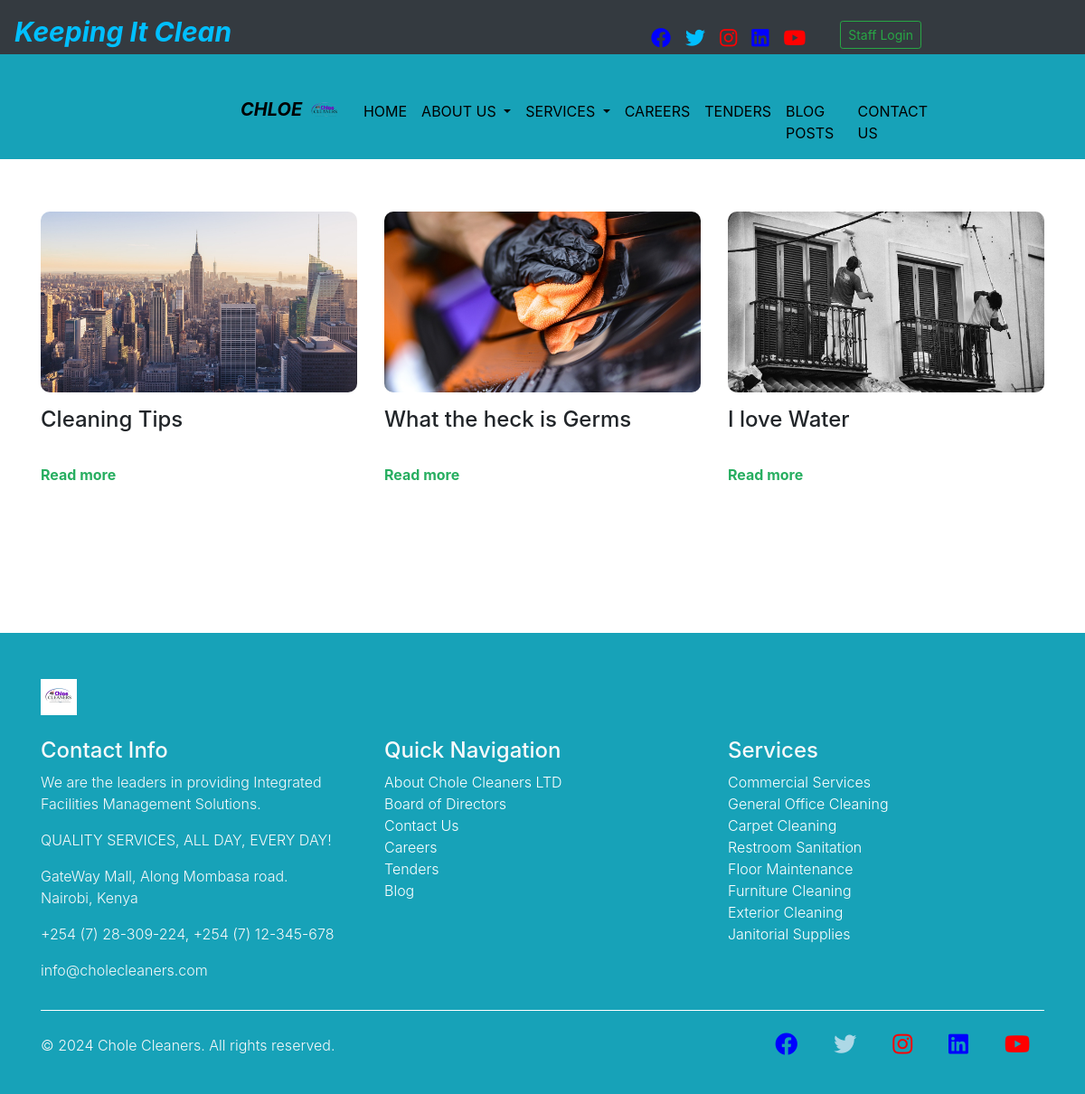
The app's page /blogs/ with its own data.
### chole_cleaners/models.py (models this page shows, shortened)
class Blog(models.Model):
    title = models.CharField(max_length=200)
    content = models.TextField()
    photo = models.ImageField(upload_to='media/', blank=True, null=True)
    author = models.ForeignKey(User, on_delete=models.CASCADE, null=True, blank=True)
    date_posted = models.DateTimeField(auto_now_add=True, null=True, blank=True)
    class Meta:
        verbose_name_plural = "Blogs"

### chole_cleaners/views.py (the view)
# urls.py: path('blogs/', blogs, name='blogs'),
def blogs(request):
    blogs_list = Blog.objects.all()
    return render(request, 'blog.html', {'blogs_list': blogs_list})

### templates/blog.html (shortened to what this page needs)
{% extends 'base.html' %}
{% load static %}
{% block content %}
<section id="blogs" class="py-5">
  <div class="container">
    <div class="row">
      {% for blog_item in blogs_list %}
        <div class="col-md-4 mb-5">
          <article class="blog-container">
            <img src="{{ blog_item.photo.url }}" alt="{{ blog_item.title }}" class="img-fluid mb-3 blog-image">
            <h3 class="blog-title">{{ blog_item.title }}</h3>
            <a href="{% url 'blog_detail' blog_item.id %}" class="read-more">Read more</a>
          </article>
        </div>
      {% endfor %}
    </div>
  </div>
</section>
{% endblock %}

### templates/base.html (shortened to what this page needs)
<!DOCTYPE html>
<html lang="en">
<head>
    {% load static %}
    <link href="https://stackpath.bootstrapcdn.com/bootstrap/4.5.2/css/bootstrap.min.css" rel="stylesheet">
    <link rel="stylesheet" href="https://cdnjs.cloudflare.com/ajax/libs/font-awesome/5.15.3/css/all.min.css">
</head>
<body>
    <nav class="navbar navbar-expand-lg navbar-light bg-dark" style="height: 60px;">
        <a class="navbar-brand" style="margin-bottom: 20px; font-size: 30px; font-weight: bold; font-style: italic; color: #00BFFF;" href="{% url 'home' %}">Keeping It Clean</a>
        <div class="container">
            <div class="collapse navbar-collapse" id="navbarNav">
                <ul class="navbar-nav ml-auto" style="margin-top: 45px;">
                    <li class="nav-item">
                        <a class="nav-link" href="#"><i class="fab fa-facebook" style="color: blue; font-size: 22px;"></i></a>
                    </li>
                    <li class="nav-item">
                        <a class="nav-link" href="#"><i class="fab fa-twitter" style="color: #00BFFF; font-size: 22px;"></i></a>
                    </li>
                    <li class="nav-item">
                        <a class="nav-link" href="#"><i class="fab fa-instagram" style="color: red; font-size: 22px;"></i></a>
                    </li>
                    <li class="nav-item">
                        <a class="nav-link" href="#"><i class="fab fa-linkedin" style="color: blue; font-size: 22px;"></i></a>
                    </li>
                    <li class="nav-item">
                        <a class="nav-link" href="#"><i class="fab fa-youtube" style="color: red; font-size: 22px;"></i></a>
                    </li>
                    <li class="nav-item">
                        <a href="{% url 'login' %}" class="btn btn-outline-success btn-sm" style="margin-left: 30px;">Staff Login</a>
                    </li>
                </ul>
            </div>
        </div>
    </nav>
    <nav class="navbar navbar-expand-lg navbar-dark bg-info dynamic-navbar" style="margin-bottom: 10px;">
        <a class="navbar-brand" style="margin-bottom: 20px; font-weight: bold;font-style: italic; margin-left: 250px; color: black; font-weight: bold;" href="{% url 'home' %}">CHLOE
            <img src="{% static 'logo.png' %}" alt="Chole Cleaners Logo" style="max-height: 40px;">
        </a>
        <div class="collapse navbar-collapse" id="navbarNav">
            <ul class="navbar-nav">
                <li class="nav-item">
                    <a class="nav-link" href="{% url 'home' %}" style="color: black; font-weight: bolder;">HOME</a>
                </li>
                <li class="nav-item dropdown">
                    <a class="nav-link dropdown-toggle" href="#" id="aboutDropdown" role="button" data-toggle="dropdown" aria-haspopup="true" aria-expanded="false" style="color: black; font-weight: bolder;">
                      ABOUT US
                    </a>
                </li>
                <li class="nav-item dropdown">
                    <a class="nav-link dropdown-toggle" href="#" id="servicesDropdown" role="button" data-toggle="dropdown" aria-haspopup="true" aria-expanded="false" style="color: black; font-weight: bolder;">
                        SERVICES
                    </a>
                </li>
                <li class="nav-item">
                    <a class="nav-link" href="{% url 'careers' %}" style="color: black; font-weight: bolder;">CAREERS</a>
                </li>
                <li class="nav-item">
                    <a class="nav-link" href="{% url 'tenders' %}" style="color: black; font-weight: bolder;">TENDERS</a>
                </li>
                <li class="nav-item">
                    <a class="nav-link" href="{% url 'blogs' %}" style="color: black; font-weight: bolder;">BLOG POSTS</a>
                </li>
                <li class="nav-item">
                    <a class="nav-link" href="{% url 'contact' %}" style="color: black; font-weight: bolder;">CONTACT US</a>
                </li>
            </ul>
        </div>
    </nav>
    <main>
        {% block content %}{% endblock %}
    </main>
   <footer class="bg-info text-light py-3" style="margin-top: 20px;">
        <div class="container">
             <a class="navbar-brand" style="margin-bottom: 20px;" href="{% url 'home' %}">
                <img src="{% static 'logos.jpg' %}" alt="Chole Cleaners Logo" style="max-height: 40px;">
            </a>
            <div class="row">
                <div class="col-md-4">
                    <h4>Contact Info</h4>
                    <p>We are the leaders in providing Integrated Facilities Management Solutions.</p>
                    <p>QUALITY SERVICES, ALL DAY, EVERY DAY!</p>
                    <p>GateWay Mall, Along Mombasa road.<br> Nairobi, Kenya</p>
                    <p>+254 (7) 28-309-224, +254 (7) 12-345-678</p>
                    <p>info@cholecleaners.com</p>
                </div>
                <div class="col-md-4">
                    <h4>Quick Navigation</h4>
                    <ul class="list-unstyled">
                        <li><a href="{% url 'aboutus' %}" style="color: white">About Chole Cleaners LTD</a></li>
                        <li><a href="{% url 'aboutus' %}" style="color: white">Board of Directors</a></li>
                        <li><a href="{% url 'contact' %}" style="color: white">Contact Us</a></li>
                        <li><a href="{% url 'careers' %}" style="color: white">Careers</a></li>
                        <li><a href="{% url 'tenders' %}" style="color: white">Tenders</a></li>
                        <li><a href="{% url 'blogs' %}" style="color: white">Blog</a></li>
                    </ul>
                </div>
                <div class="col-md-4">
                    <h4>Services</h4>
                    <ul class="list-unstyled">
                        <li><a href="{% url 'services' %}" style="color: white">Commercial Services</a></li>
                        <li><a href="{% url 'services' %}" style="color: white">General Office Cleaning</a></li>
                        <li><a href="{% url 'services' %}" style="color: white">Carpet Cleaning</a></li>
                        <li><a href="{% url 'services' %}" style="color: white">Restroom Sanitation</a></li>
                        <li><a href="{% url 'services' %}" style="color: white">Floor Maintenance</a></li>
                        <li><a href="{% url 'services' %}" style="color: white">Furniture Cleaning</a></li>
                        <li><a href="{% url 'services' %}" style="color: white">Exterior Cleaning</a></li>
                        <li><a href="{% url 'services' %}" style="color: white">Janitorial Supplies</a></li>
                    </ul>
                </div>
            </div>
            <hr style="border-top: 1px solid #fff;">
            <div class="row">
                <div class="col-md-6">
                    <p style="margin-top: 10px;">&copy; {% now "Y" %} Chole Cleaners. All rights reserved.</p>
                </div>
                <div class="col-md-6">
                    <ul class="list-inline d-flex justify-content-end">
                        <li class="list-inline-item">
                            <a class="nav-link" href="#"><i class="fab fa-facebook" style="color: blue; font-size: 25px;"></i></a>
                        </li>
                        <li class="list-inline-item">
                            <a class="nav-link" href="#"><i class="fab fa-twitter" style="color: lightblue; font-size: 25px;"></i></a>
                        </li>
                        <li class="list-inline-item">
                            <a class="nav-link" href="#"><i class="fab fa-instagram" style="color: red; font-size: 25px;"></i></a>
                        </li>
                        <li class="list-inline-item">
                            <a class="nav-link" href="#"><i class="fab fa-linkedin" style="color: blue; font-size: 25px;"></i></a>
                        </li>
                        <li class="list-inline-item">
                            <a class="nav-link" href="#"><i class="fab fa-youtube" style="color: red; font-size: 25px;"></i></a>
                        </li>
                    </ul>
                </div>
            </div>
        </div>
    </footer>
</body>
</html>

### templates/base.html (style rules this page uses)
body { font-style: normal; font-weight: 300; font-family-sans-serif: "Roboto",sans-serif; font-family-monospace: SFMono-Regular,Menlo,Monaco ,Consolas,"Liberation Mono","Courier New",monospace; }
.navbar-nav { margin-left: auto; margin-right: 150px; height: 60px; margin-top: 30px; }
.navbar-brand, .navbar-rnav a { margin-right: 15px; margin-top: 30px; }

### templates/blog.html (style rules this page uses)
#blogs .blog-image { width: 100%; height: 200px; object-fit: cover; border-radius: 10px; }
#blogs .blog-container { height: 350px; }
#blogs .blog-title { font-size: 1.5rem; }
#blogs .read-more { display: inline-block; color: #27ae60; text-decoration: none; font-weight: bold; margin-top: 10px; cursor: pointer; }

### records on screen
Blog: photo (picture), title "Cleaning Tips"
Blog: photo (picture), title "What the heck is Germs"
Blog: photo (picture), title "I love Water"
